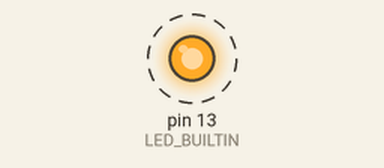
Bench run of a sketch on a simulated Arduino Uno, built with avr-gcc and run on an emulated ATmega328P. Parts: output pins drawn as LEDs (lit = HIGH). Dashed ring = blinking. What the sketch prints to the serial monitor is not drawn.

Above: at 0.5 s.
Timing chart, 0 to 3.5 s (numbered marks = the images above):
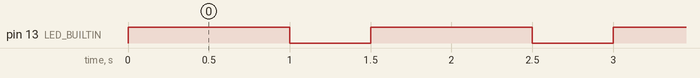

Measured:
- by itself, pin 13 (LED_BUILTIN): alternates HIGH for 1.0 s and LOW for 0.50 s

The sketch:

LED_Light.ino
```cpp
void setup() {
  // put your setup code here, to run once:
  Serial.begin(9600);
  pinMode(LED_BUILTIN, OUTPUT);
}

void loop() {
  // put your main code here, to run repeatedly:
  Serial.println("LED ON");
  digitalWrite(LED_BUILTIN, HIGH);
  delay(1000);

  Serial.println("LED OFF");
  digitalWrite(LED_BUILTIN, LOW);
  delay(500);
}
```
